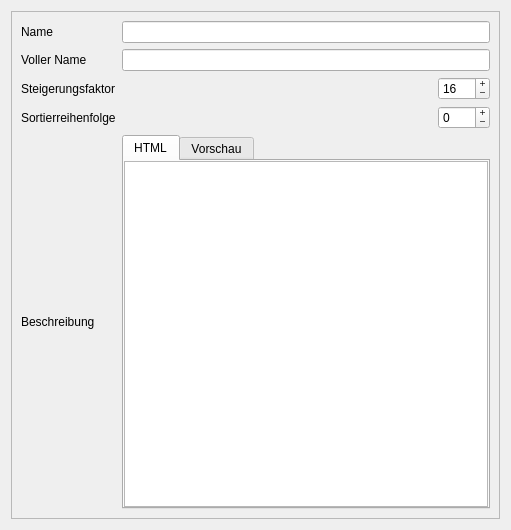
<?xml version="1.0" encoding="UTF-8"?>
<ui version="4.0">
 <class>dialog</class>
 <widget class="QWidget" name="dialog">
  <property name="geometry">
   <rect>
    <x>0</x>
    <y>0</y>
    <width>511</width>
    <height>530</height>
   </rect>
  </property>
  <property name="windowTitle">
   <string>Sephrasto - Attribut bearbeiten...</string>
  </property>
  <layout class="QVBoxLayout" name="verticalLayout_3">
   <item>
    <widget class="QScrollArea" name="scrollArea">
     <property name="widgetResizable">
      <bool>true</bool>
     </property>
     <widget class="QWidget" name="scrollAreaWidgetContents">
      <property name="geometry">
       <rect>
        <x>0</x>
        <y>0</y>
        <width>491</width>
        <height>510</height>
       </rect>
      </property>
      <layout class="QGridLayout" name="gridLayout">
       <item row="4" column="0">
        <widget class="QLabel" name="labelBeschreibung">
         <property name="text">
          <string>Beschreibung</string>
         </property>
        </widget>
       </item>
       <item row="4" column="1">
        <widget class="QTabWidget" name="tabWidget">
         <property name="currentIndex">
          <number>0</number>
         </property>
         <widget class="QWidget" name="tab">
          <attribute name="title">
           <string>HTML</string>
          </attribute>
          <layout class="QVBoxLayout" name="verticalLayout">
           <property name="spacing">
            <number>0</number>
           </property>
           <property name="leftMargin">
            <number>0</number>
           </property>
           <property name="topMargin">
            <number>0</number>
           </property>
           <property name="rightMargin">
            <number>0</number>
           </property>
           <property name="bottomMargin">
            <number>0</number>
           </property>
           <item>
            <widget class="QPlainTextEdit" name="teBeschreibung">
             <property name="sizePolicy">
              <sizepolicy hsizetype="Expanding" vsizetype="MinimumExpanding">
               <horstretch>0</horstretch>
               <verstretch>0</verstretch>
              </sizepolicy>
             </property>
            </widget>
           </item>
          </layout>
         </widget>
         <widget class="QWidget" name="tab_2">
          <attribute name="title">
           <string>Vorschau</string>
          </attribute>
          <layout class="QVBoxLayout" name="verticalLayout_2">
           <property name="leftMargin">
            <number>0</number>
           </property>
           <property name="topMargin">
            <number>0</number>
           </property>
           <property name="rightMargin">
            <number>0</number>
           </property>
           <property name="bottomMargin">
            <number>0</number>
           </property>
           <item>
            <widget class="QTextBrowser" name="tbBeschreibung"/>
           </item>
          </layout>
         </widget>
        </widget>
       </item>
       <item row="1" column="0">
        <widget class="QLabel" name="labelAnzeigeName">
         <property name="text">
          <string>Voller Name</string>
         </property>
        </widget>
       </item>
       <item row="0" column="0">
        <widget class="QLabel" name="labelName">
         <property name="text">
          <string>Name</string>
         </property>
        </widget>
       </item>
       <item row="0" column="1">
        <widget class="QLineEdit" name="leName"/>
       </item>
       <item row="2" column="0">
        <widget class="QLabel" name="labelSF">
         <property name="text">
          <string>Steigerungsfaktor</string>
         </property>
        </widget>
       </item>
       <item row="3" column="1">
        <layout class="QHBoxLayout" name="horizontalLayout_2">
         <item>
          <spacer name="horizontalSpacer_2">
           <property name="orientation">
            <enum>Qt::Horizontal</enum>
           </property>
           <property name="sizeHint" stdset="0">
            <size>
             <width>40</width>
             <height>20</height>
            </size>
           </property>
          </spacer>
         </item>
         <item>
          <widget class="QSpinBox" name="spinSortOrder">
           <property name="minimumSize">
            <size>
             <width>52</width>
             <height>0</height>
            </size>
           </property>
           <property name="toolTip">
            <string>&lt;html&gt;&lt;head/&gt;&lt;body&gt;&lt;p&gt;Die Reihenfolge, in der der Wert im Charaktereditor aufgeführt werden soll.&lt;/p&gt;&lt;/body&gt;&lt;/html&gt;</string>
           </property>
           <property name="buttonSymbols">
            <enum>QAbstractSpinBox::PlusMinus</enum>
           </property>
           <property name="minimum">
            <number>-999</number>
           </property>
           <property name="maximum">
            <number>999</number>
           </property>
          </widget>
         </item>
        </layout>
       </item>
       <item row="3" column="0">
        <widget class="QLabel" name="labelSortOrder">
         <property name="text">
          <string>Sortierreihenfolge</string>
         </property>
        </widget>
       </item>
       <item row="2" column="1">
        <layout class="QHBoxLayout" name="horizontalLayout">
         <item>
          <spacer name="horizontalSpacer">
           <property name="orientation">
            <enum>Qt::Horizontal</enum>
           </property>
           <property name="sizeHint" stdset="0">
            <size>
             <width>40</width>
             <height>20</height>
            </size>
           </property>
          </spacer>
         </item>
         <item>
          <widget class="QSpinBox" name="spinSF">
           <property name="minimumSize">
            <size>
             <width>52</width>
             <height>0</height>
            </size>
           </property>
           <property name="buttonSymbols">
            <enum>QAbstractSpinBox::PlusMinus</enum>
           </property>
           <property name="minimum">
            <number>1</number>
           </property>
           <property name="maximum">
            <number>999</number>
           </property>
           <property name="value">
            <number>16</number>
           </property>
          </widget>
         </item>
        </layout>
       </item>
       <item row="1" column="1">
        <widget class="QLineEdit" name="leAnzeigeName"/>
       </item>
      </layout>
     </widget>
    </widget>
   </item>
  </layout>
 </widget>
 <tabstops>
  <tabstop>leName</tabstop>
  <tabstop>leAnzeigeName</tabstop>
  <tabstop>spinSF</tabstop>
  <tabstop>spinSortOrder</tabstop>
  <tabstop>tabWidget</tabstop>
  <tabstop>teBeschreibung</tabstop>
  <tabstop>tbBeschreibung</tabstop>
 </tabstops>
 <resources/>
 <connections/>
</ui>
